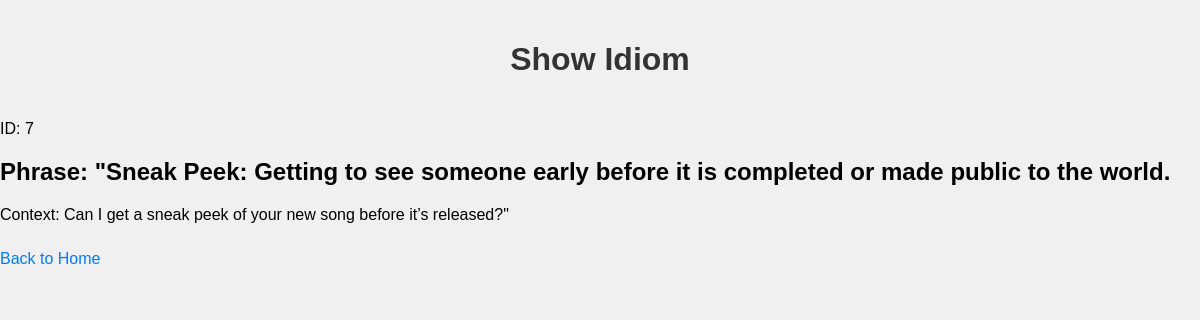
Before: /show/7 with the older database file.
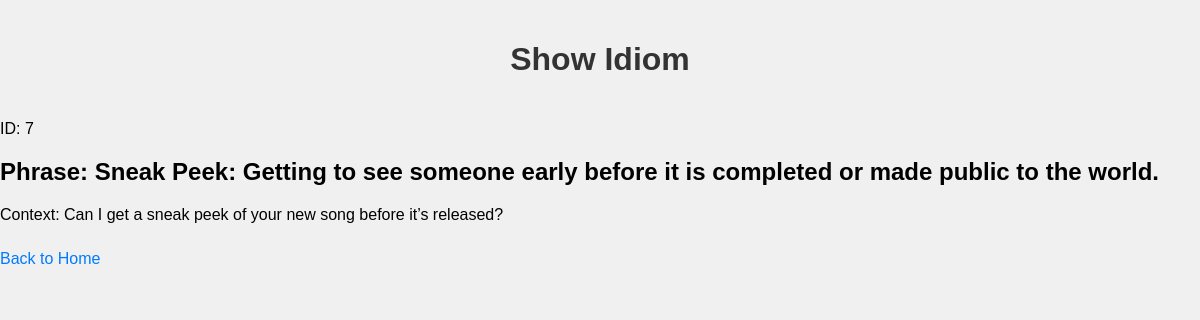
After: the same page with the newer database file.
### main.py (models this page shows)
class Idiom(db.Model):
    id = db.Column(db.Integer, primary_key=True)
    phrase = db.Column(db.String(80), unique=True, nullable=False)
    context = db.Column(db.String(120), nullable=False)

### main.py (the view)
@app.route('/show/<int:id>')
def show_idiom(id):
    idiom = Idiom.query.get_or_404(id)
    return render_template('show_idiom.html', idiom=idiom)

### templates/show_idiom.html (shortened to what this page needs)
<!DOCTYPE html>
<html>
    <head>
        <link rel="stylesheet" href="{{ url_for('static', filename='styles.css') }}">
    </head>
<body>
    <h1>Show Idiom</h1>
    <p>ID: {{ idiom.id }}</p>
    <h2>Phrase: {{ idiom.phrase }}</h2>
    <p>Context: {{ idiom.context }}</p>
    <a href="{{ url_for('home') }}">Back to Home</a>
</body>
</html>

Changed rows visible on the page:
changed Idiom id 7: phrase "\"Sneak Peek: Getting to see someone early before it is completed or made public to the world." → "Sneak Peek: Getting to see someone early before it is completed or made public to the world."; context "Can I get a sneak peek of your new song before it’s released?\"" → "Can I get a sneak peek of your new song before it’s released?"
